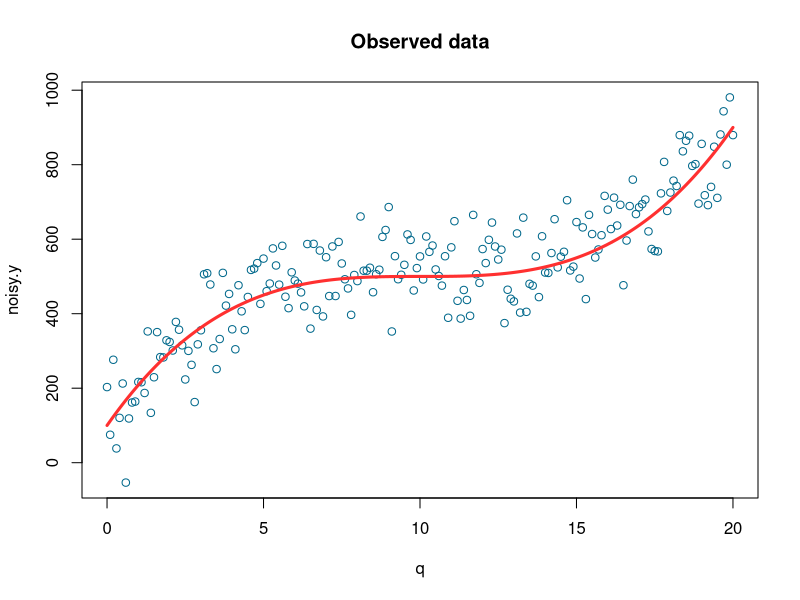
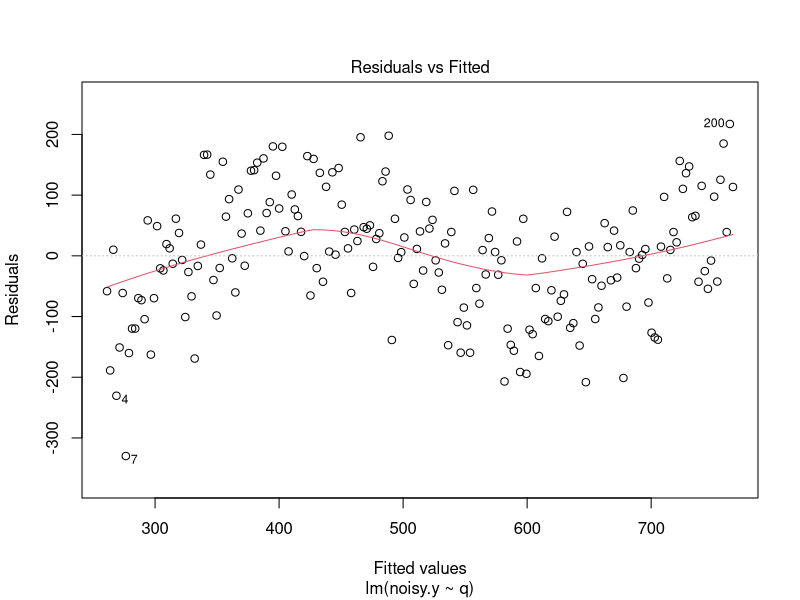
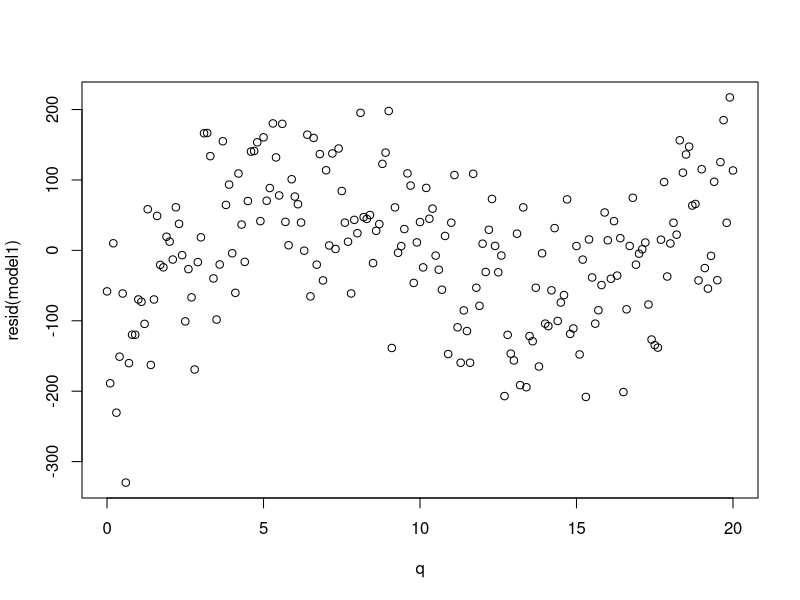
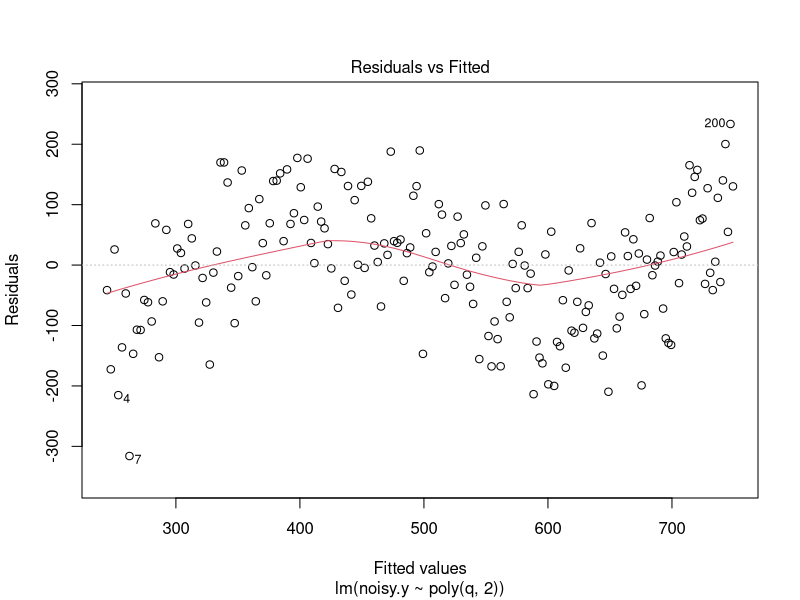
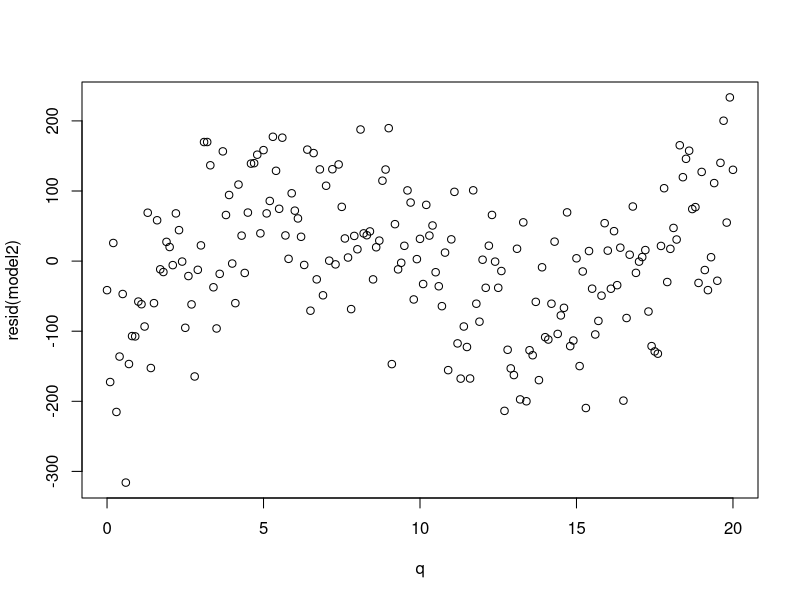
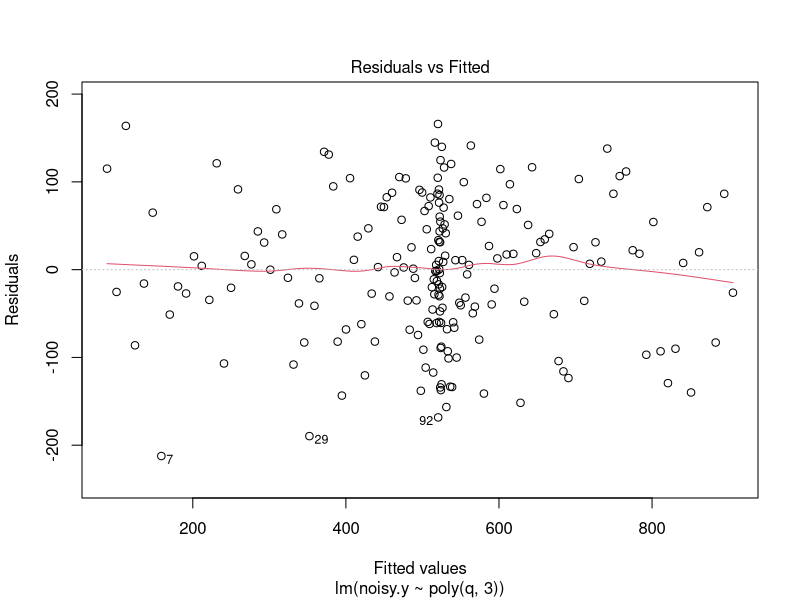
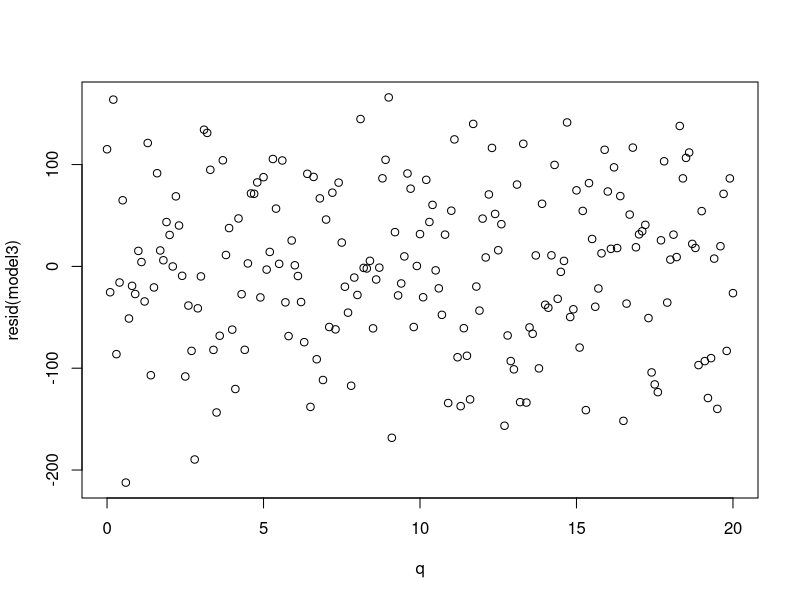
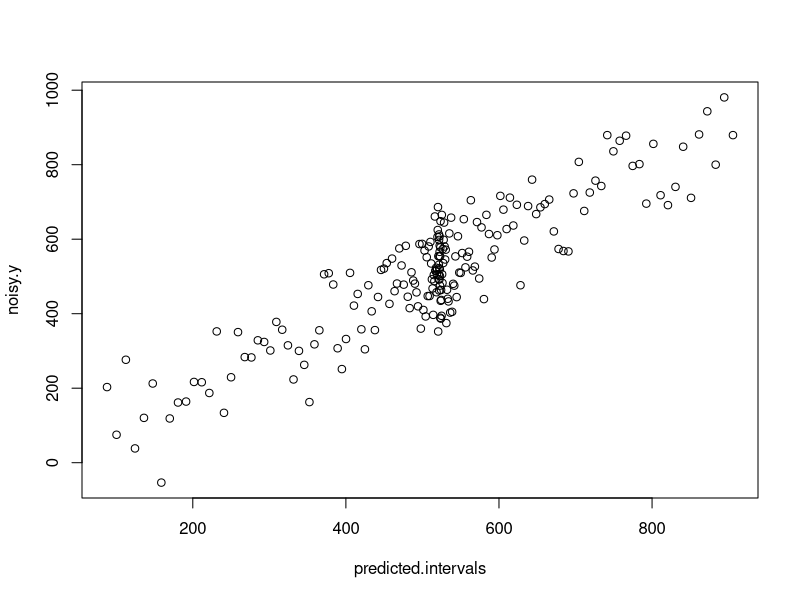

R code for these plots, in order:
set.seed(20)

q <- seq(from=0, to=20, by=0.1)
y <- 500 + 0.4 * (q-10)^3
noise <- rnorm(length(q), mean=10, sd=80)
noisy.y <- y + noise

plot(q,noisy.y,col='deepskyblue4',xlab='q',main='Observed data')
lines(q,y,col='firebrick1',lwd=3)


model1 <- lm(noisy.y ~ q)
plot(model1,which = 1)
plot(q,resid(model1))
#There is some pattern


model2 <- lm(noisy.y ~ poly(q,2))
plot(model2,which = 1)
plot(q,resid(model2))
#There is some pattern

model3 <- lm(noisy.y ~ poly(q,3))
#model3 <- lm(noisy.y ~ q + I(q^2) + I(q^3))
plot(model3,which = 1)
plot(q,resid(model3))
#Almost no pattern


predicted.intervals <- predict(model3,data.frame(x=q))


#Residual plots:
plot(predicted.intervals,noisy.y)
plot(model3)



plot(q,noisy.y,col='deepskyblue4')
lines(q,predicted.intervals,col='green',lwd=3)




